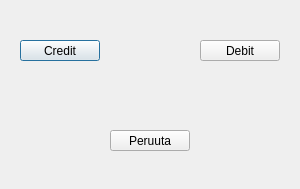
<?xml version="1.0" encoding="UTF-8"?>
<ui version="4.0">
 <class>creditvaidebit</class>
 <widget class="QDialog" name="creditvaidebit">
  <property name="geometry">
   <rect>
    <x>0</x>
    <y>0</y>
    <width>300</width>
    <height>189</height>
   </rect>
  </property>
  <property name="windowTitle">
   <string>Dialog</string>
  </property>
  <widget class="QPushButton" name="btncredit">
   <property name="geometry">
    <rect>
     <x>20</x>
     <y>40</y>
     <width>80</width>
     <height>21</height>
    </rect>
   </property>
   <property name="text">
    <string>Credit</string>
   </property>
  </widget>
  <widget class="QPushButton" name="btndebit">
   <property name="geometry">
    <rect>
     <x>200</x>
     <y>40</y>
     <width>80</width>
     <height>21</height>
    </rect>
   </property>
   <property name="text">
    <string>Debit</string>
   </property>
  </widget>
  <widget class="QPushButton" name="btnperuuta">
   <property name="geometry">
    <rect>
     <x>110</x>
     <y>130</y>
     <width>80</width>
     <height>21</height>
    </rect>
   </property>
   <property name="text">
    <string>Peruuta</string>
   </property>
  </widget>
 </widget>
 <resources/>
 <connections/>
</ui>
